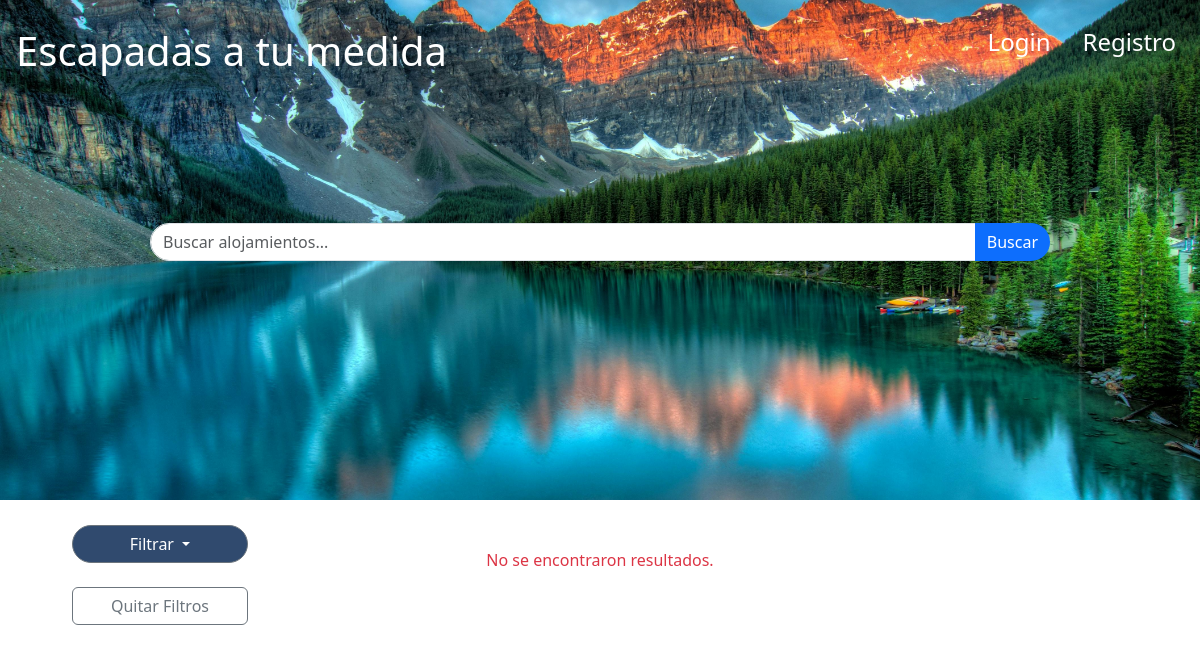
The app's page /, older data.
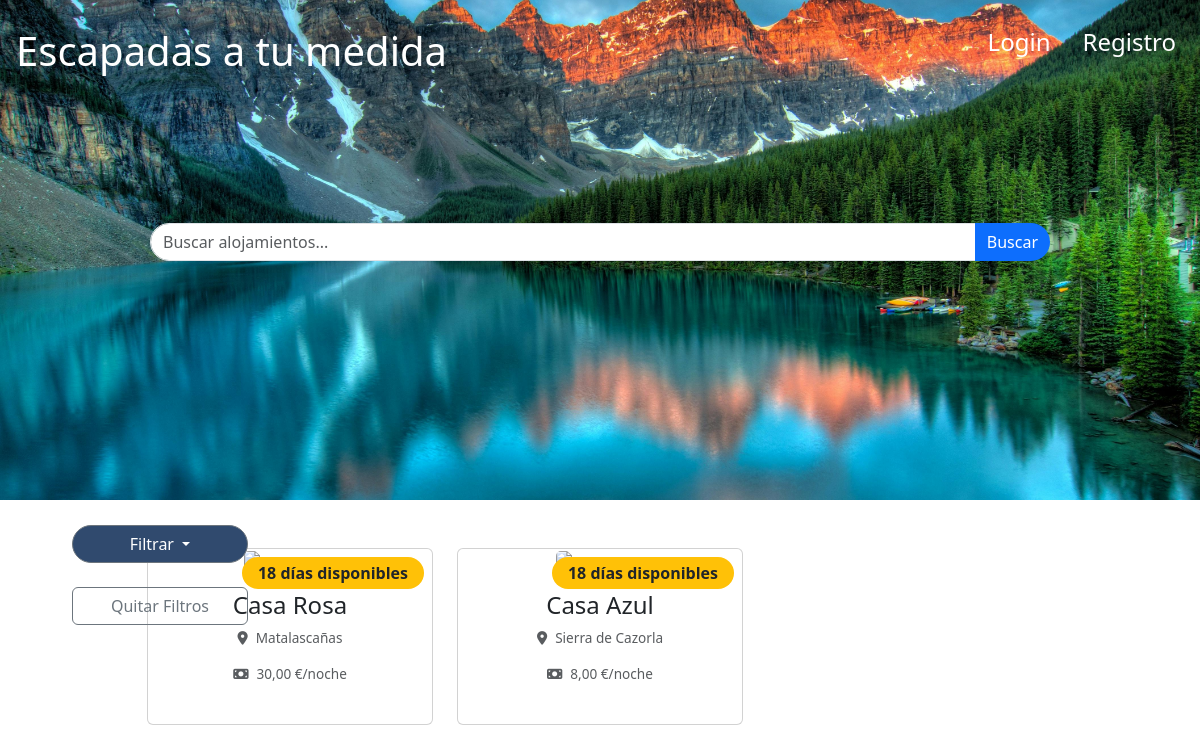
The same page, newer data.
### alquileres/models.py (models this page shows, shortened)
class Propiedad(models.Model):
    TIPO_PROPIEDAD_CHOICES = [
        ('apartamento', 'Apartamento'),
        ('casa', 'Casa'),
        ('habitacion', 'Habitación'),
        ('villa', 'Villa'),
        ('estudio', 'Estudio'),
        ('loft', 'Loft'),
        ('bungalow', 'Bungalow'),
        ('cabaña', 'Cabaña'),
        ('castillo', 'Castillo'),
        ('caravana', 'Caravana'),
        ('barco', 'Barco'),
        ('iglú', 'Iglú'),
        ('finca', 'Finca'),
        ('chalet', 'Chalet'),
        ('casa_rural', 'Casa Rural'),
        ('residencia_universitaria', 'Residencia Universitaria'),
        ('penthouse', 'Penthouse'),
        ('granja', 'Granja'),
        ('hostal', 'Hostal'),
        ('hotel', 'Hotel'),
        ('camping', 'Camping'),
        ('resort', 'Resort'),
        ('tienda_de_campaña', 'Tienda de Campaña'),
        ('casa_flotante', 'Casa Flotante'),
        ('casa_en_arbol', 'Casa en Árbol'),
        ('domo', 'Domo'),
        ('yurta', 'Yurta'),
        ('container', 'Container'),
        ('apartamento_estudio', 'Apartamento Estudio'),
        ('aparthotel', 'Aparthotel'),
    ]
    propietario = models.ForeignKey(PerfilUsuario, on_delete=models.CASCADE, limit_choices_to={'tipo_usuario': 'anfitrion'})
    titulo = models.CharField(max_length=255)
    descripcion = models.TextField()
    ubicacion = models.CharField(max_length=255)
    precio_por_noche = models.DecimalField(max_digits=10, decimal_places=2)
    num_maximo_huespedes = models.IntegerField()
    num_maximo_habitaciones = models.IntegerField()
    servicios_disponibles = models.TextField()
    tipo = models.CharField(max_length=50, choices=TIPO_PROPIEDAD_CHOICES)  # Campo con opciones predefinidas

### alquileres/views.py (the view)
# urls.py: path('', views.home, name='home'),
def home(request):
    propiedades = Propiedad.objects.all()
    today= now().date()
    if request.user.is_authenticated:
        perfil_usuario = request.user.perfilusuario  # Solo lo obtenemos si el usuario está autenticado
    else:
        perfil_usuario = None  # Si no está autenticado, no intentamos obtener el perfil
    form = FiltroAlojamientosHomeForm(request.GET)  # Formulario para filtros detallados
    if form.is_valid():
        ubicacion = form.cleaned_data.get('ubicacion')
        precio_min = form.cleaned_data.get('precio_min')
        precio_max = form.cleaned_data.get('precio_max')
        num_maximo_huespedes = form.cleaned_data.get('num_maximo_huespedes')
        num_maximo_habitaciones = form.cleaned_data.get('num_maximo_habitaciones')
        tipo = form.cleaned_data.get('tipo')
        valoracion_minima = form.cleaned_data.get('valoracion_minima')
        if ubicacion:
            propiedades = propiedades.filter(ubicacion__icontains=ubicacion)
        if num_maximo_huespedes is not None:
            propiedades = propiedades.filter(num_maximo_huespedes__gte=num_maximo_huespedes)
            propiedades = propiedades.order_by('num_maximo_huespedes')
        if num_maximo_habitaciones is not None:
            propiedades = propiedades.filter(num_maximo_habitaciones=num_maximo_habitaciones)
        if precio_min is not None:
            propiedades = propiedades.filter(precio_por_noche__gte=precio_min)
        if precio_max is not None:
            propiedades = propiedades.filter(precio_por_noche__lte=precio_max)
        if tipo is not None:
            propiedades = propiedades.filter(tipo__icontains=tipo)
        if valoracion_minima is not None:
            propiedades = propiedades.annotate(promedio_calificacion=Avg('valoraciones__calificacion'))
            propiedades = propiedades.filter(promedio_calificacion__gte=valoracion_minima)
    propiedades_con_disponibilidad = []
    for propiedad in propiedades:
        disponibilidad = propiedad.disponibilidades.filter(fecha__gte=today).order_by('fecha')
        propiedades_con_disponibilidad.append({
            'propiedad': propiedad,
            'dias_disponibles': disponibilidad.count()  # Contar los días
        })
    return render(request, 'home.html', {'perfil_usuario': perfil_usuario, 'form': form, 'resultados':propiedades_con_disponibilidad})

### alquileres/forms.py
class FiltroAlojamientosHomeForm(forms.Form):
    ubicacion = forms.CharField(required=False, label="Ubicación")
    precio_min = forms.DecimalField(max_digits=10, decimal_places=2, required=False, label="Precio mínimo")
    precio_max = forms.DecimalField(max_digits=10, decimal_places=2, required=False, label="Precio máximo")
    num_maximo_huespedes = forms.IntegerField(required=False, label="Número de huéspedes")
    num_maximo_habitaciones = forms.IntegerField(required=False, label="Número de habitaciones")
    tipo = forms.CharField(required=False, label="Tipo")
    valoracion_minima = forms.DecimalField(max_digits=10, decimal_places=2, required=False, label="Valoración mínima")

### alquileres/templates/home.html (shortened to what this page needs)
{% extends "base.html" %}
{% block content %}
<div class="container mt-4">
    <div class="row">
        <div class="col-md-2" style="position: absolute; top: 525px; left: 60px; z-index: 10; width: 200px;">
            <div class="sticky-top">
                <div class="dropdown filter-dropdown mb-4">
                    <button class="btn btn-secondary dropdown-toggle rounded-pill w-100" type="button"
                        id="filterDropdown" data-bs-toggle="dropdown" aria-expanded="false"
                        style="background-color: #304a6e; color: white;">
                        Filtrar
                    </button>
                </div>
                <a href="{% url 'home' %}" class="btn btn-outline-secondary w-100">Quitar Filtros</a>
            </div>
        </div>
        <div class="col-md-10" style="margin-left: auto; margin-right: auto;">
            <div class="result-list text-center mt-4">
                {% if resultados %}
                <div class="row row-cols-1 row-cols-md-3 g-4 d-flex justify-content-left">
                    {% for resultado in resultados %}
                    <div class="col d-flex align-items-stretch">
                        <a href="{% url 'mostrar_propiedad' resultado.propiedad.id %}"
                            class="text-decoration-none text-dark w-100">
                            <div class="card h-100 mb-4">
                                <div class="position-relative">
                                    <span
                                        class="badge rounded-pill bg-warning text-dark fs-6 px-3 py-2 position-absolute top-0 end-0 m-2">
                                        {{ resultado.dias_disponibles }} días disponibles
                                    </span>
                                </div>
                                <div class="card-body">
                                    <h4 class="card-title">{{ resultado.propiedad.titulo }}</h4>
                                    <p class="card-text text-muted" style="font-size: 0.85rem;">
                                        <i class="fas fa-map-marker-alt me-2"></i>{{ resultado.propiedad.ubicacion }}
                                    </p>
                                    <p class="card-text text-muted" style="font-size: 0.85rem;">
                                        <i class="fas fa-money-bill me-2"></i>{{ resultado.propiedad.precio_por_noche }}
                                        €/noche
                                    </p>
                                </div>
                            </div>
                        </a>
                    </div>
                    {% endfor %}
                </div>
                {% else %}
                <p class="text-danger">No se encontraron resultados.</p>
                {% endif %}
            </div>
        </div>
    </div>
</div>
{% endblock %}

Row changes from the older to the newer data that the page shows:
added Propiedad: dias_disponibles "18", propiedad.titulo "Casa Rosa", propiedad.ubicacion "Matalascañas", propiedad.precio_por_noche "30,00"
added Propiedad: dias_disponibles "18", propiedad.titulo "Casa Azul", propiedad.ubicacion "Sierra de Cazorla", propiedad.precio_por_noche "8,00"
Text that changed along with them:
text no longer shown: "No se encontraron resultados."
